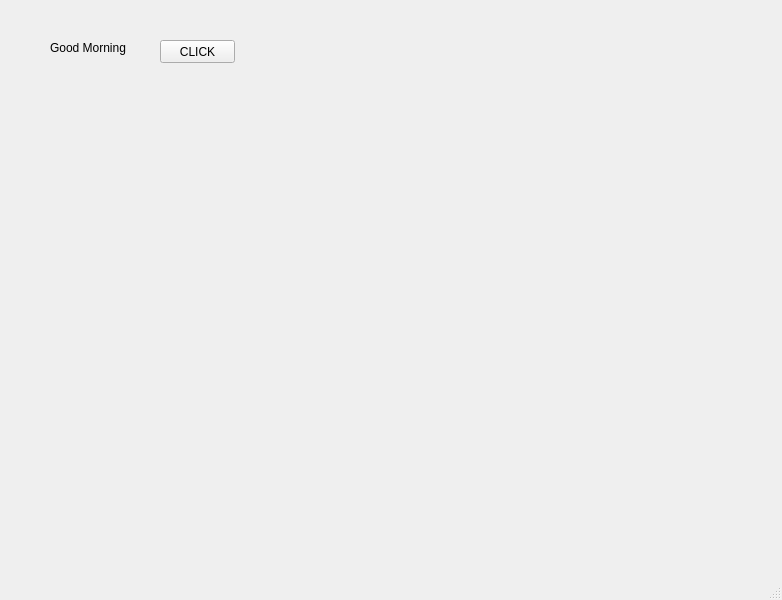
<?xml version="1.0" encoding="UTF-8"?>
<ui version="4.0">
 <class>MainWindow</class>
 <widget class="QMainWindow" name="MainWindow">
  <property name="geometry">
   <rect>
    <x>0</x>
    <y>0</y>
    <width>782</width>
    <height>600</height>
   </rect>
  </property>
  <property name="windowTitle">
   <string>MainWindow</string>
  </property>
  <widget class="QWidget" name="centralwidget">
   <widget class="QLabel" name="lbl">
    <property name="geometry">
     <rect>
      <x>50</x>
      <y>40</y>
      <width>91</width>
      <height>16</height>
     </rect>
    </property>
    <property name="text">
     <string>Good Morning</string>
    </property>
   </widget>
   <widget class="QPushButton" name="pb">
    <property name="geometry">
     <rect>
      <x>160</x>
      <y>40</y>
      <width>75</width>
      <height>23</height>
     </rect>
    </property>
    <property name="text">
     <string>CLICK</string>
    </property>
   </widget>
  </widget>
  <widget class="QMenuBar" name="menubar">
   <property name="geometry">
    <rect>
     <x>0</x>
     <y>0</y>
     <width>782</width>
     <height>21</height>
    </rect>
   </property>
  </widget>
  <widget class="QStatusBar" name="statusbar"/>
 </widget>
 <resources/>
 <connections/>
</ui>
